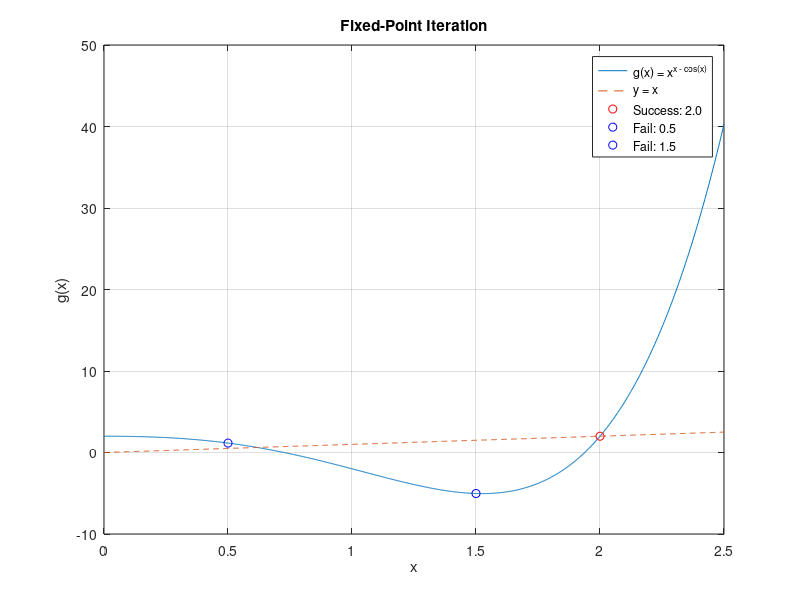

Reproduce this figure in MATLAB.
% The main function of our program
function main()
    clc; clear;

    % Main Area for Input
    g = @(x) x.^5 - 3*x.^3 - 2*x.^2 + 2;

    % Try different initial approximations
    initial_approximations = [0.5, 1.5, 2];

    % Call the loop and plotting function
    iterate_and_plot(g, initial_approximations);

end

% Function to perform Fixed-Point Iteration and plot the result
function iterate_and_plot(g, initial_approximations)

    fprintf('Fixed-Point Iteration\n');

    % Initialize arrays to store results for later plotting
    successful_points = [];
    unsuccessful_points = [];

    for i = 1:length(initial_approximations)
        p = initial_approximations(i);
        TOL = 10^-10; % tolerance
        N = 50;      % max num of iterations

        % Function calling
        [success, root] = fixed_point_iteration(g, p, TOL, N);

        % Display results and update arrays for plotting
        if success
            fprintf('Initial approximation %.1f: Iteration succeeded. Root: %.10f\n', p, root);
            successful_points = [successful_points; p, root];
        else
            fprintf('Initial approximation %.1f: Iteration failed after %d iterations\n', p, N);
            unsuccessful_points = [unsuccessful_points; p];
        end
    end

    % Plot the function, y=x line, and fixed points using fplot
    plot_function(g, successful_points, unsuccessful_points);
end

% Function to perform Fixed-Point Iteration
function [success, root] = fixed_point_iteration(g, p, TOL, N)

    success = false;

    % Step 1
    i = 1;

    % Step 2
    while i <= N

        % Step 3
        P = g(p);

        % Step 4
        if abs(P - p) < TOL

            success = true;
            root = p;
            return;
        end

        % Step 5
        i = i + 1;

        % Step 6
        p = P;
    end

    % Step 7 - if not success
    root = NaN;
end

% Function to plot the function, y=x line, and fixed points
function plot_function(g, successful_points, unsuccessful_points)
    figure;

    % Plot the function and y=x line using fplot
    x_vals = linspace(0, 2.5, 1000);
    y_vals = g(x_vals);

    plot(x_vals, y_vals, 'DisplayName', 'g(x) = x^{x - cos(x)}');
    hold on;
    plot(x_vals, x_vals, '--', 'DisplayName', 'y = x');

    % Plot successful fixed points
    for i = 1:size(successful_points, 1)
        plot(successful_points(i, 1), g(successful_points(i, 1)), 'ro', 'DisplayName', sprintf('Success: %.1f', successful_points(i, 1)));
    end

    % Plot unsuccessful fixed points
    for i = 1:length(unsuccessful_points)
        plot(unsuccessful_points(i), g(unsuccessful_points(i)), 'bo', 'DisplayName', sprintf('Fail: %.1f', unsuccessful_points(i)));
    end

    xlabel('x');
    ylabel('g(x)');
    title('Fixed-Point Iteration');
    legend('Location', 'northeast');
    grid on;
    hold off;
end

